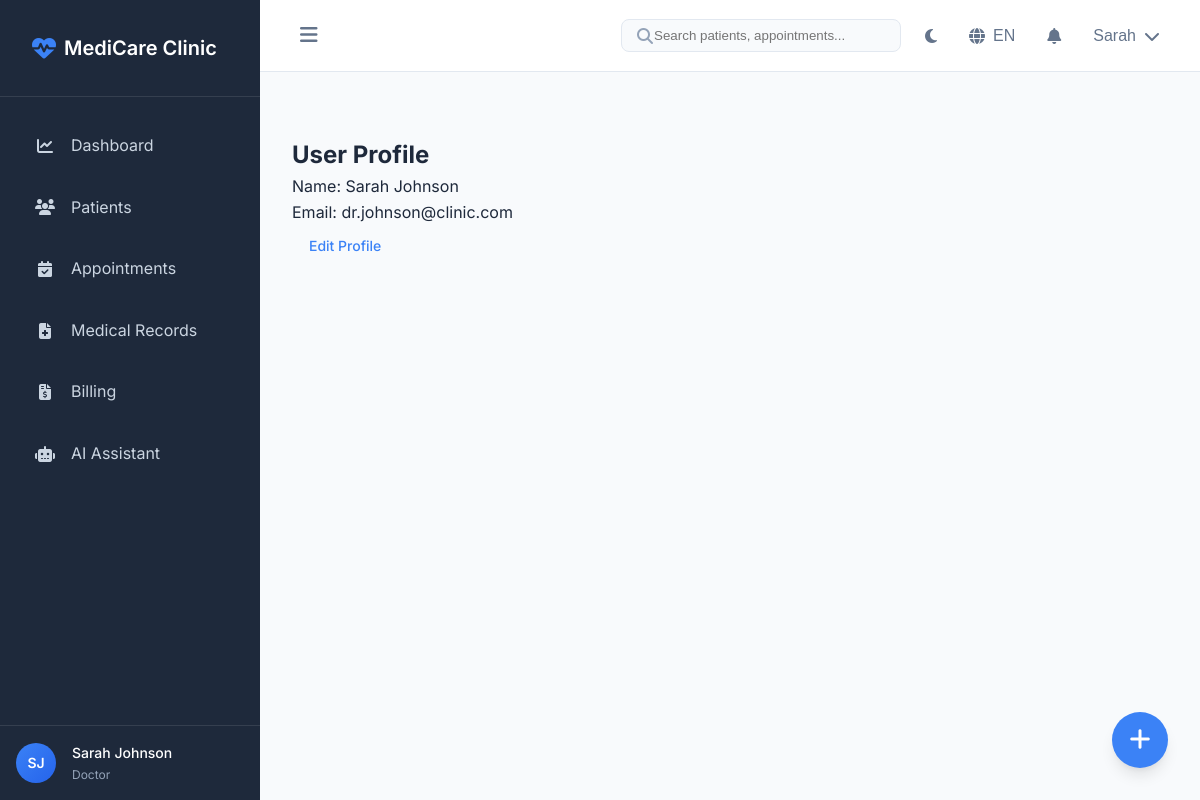
The page /auth/profile (signed in) on the database its author committed.
### models.py (models this page shows, shortened)
class User(UserMixin, db.Model):
    __tablename__ = 'users'
    id = db.Column(db.Integer, primary_key=True)
    uuid = db.Column(db.String(36), unique=True, default=lambda: str(uuid.uuid4()))
    email = db.Column(db.String(120), unique=True, nullable=False, index=True)
    password_hash = db.Column(db.String(256), nullable=False)
    first_name = db.Column(db.String(50), nullable=False)
    last_name = db.Column(db.String(50), nullable=False)
    phone = db.Column(db.String(20))
    role = db.Column(db.String(20), nullable=False, default='doctor')  # admin, doctor, receptionist, accountant
    specialization = db.Column(db.String(100))  # For doctors
    license_number = db.Column(db.String(50))  # Medical license
    is_active = db.Column(db.Boolean, default=True)
    last_login = db.Column(db.DateTime)
    created_at = db.Column(db.DateTime, default=datetime.utcnow)
    updated_at = db.Column(db.DateTime, default=datetime.utcnow, onupdate=datetime.utcnow)
    doctor_appointments = db.relationship(
        'Appointment',
        foreign_keys='Appointment.doctor_id',
        backref='doctor',
        lazy='dynamic'
    )
    created_appointments = db.relationship(
        'Appointment',
        foreign_keys='Appointment.created_by',
        backref='creator',
        lazy='dynamic'
    )
    prescriptions = db.relationship(
        'Prescription',
        foreign_keys='Prescription.doctor_id',
        backref='doctor',
        lazy='dynamic'
    )
    medical_records = db.relationship(
        'MedicalRecord',
        foreign_keys='MedicalRecord.doctor_id',
        backref='doctor',
        lazy='dynamic'
    )
    audit_logs = db.relationship(
        'AuditLog',
        foreign_keys='AuditLog.user_id',
        backref='user',
        lazy='dynamic'
    )
    ordered_lab_tests = db.relationship(
        'LabTest',
        foreign_keys='LabTest.ordered_by',
        backref='ordered_by_doctor',
        lazy='dynamic'
    )
    recorded_vital_signs = db.relationship(
        'VitalSigns',
        foreign_keys='VitalSigns.recorded_by',
        backref='recorded_by_user',
        lazy='dynamic'
    )
    uploaded_documents = db.relationship(
        'PatientDocument',
        foreign_keys='PatientDocument.uploaded_by',
        backref='uploaded_by_user',
        lazy='dynamic'
    )
    created_invoices = db.relationship(
        'Invoice',
        foreign_keys='Invoice.created_by',
        backref='creator',
        lazy='dynamic'
    )
    recorded_payments = db.relationship(
        'Payment',
        foreign_keys='Payment.recorded_by',
        backref='recorded_by_user',
        lazy='dynamic'
    )
    notifications = db.relationship(
        'Notification',
        foreign_keys='Notification.user_id',
        backref='recipient',
        lazy='dynamic'
    )
    assigned_tasks = db.relationship(
        'Task',
        foreign_keys='Task.assigned_to',
        backref='assignee',
        lazy='dynamic'
    )
    created_tasks = db.relationship(
        'Task',
        foreign_keys='Task.assigned_by',
        backref='assigner',
        lazy='dynamic'
    )
    def get_full_name(self):
        return f"{self.first_name} {self.last_name}"
    def is_admin(self):
        return self.role == 'admin'

### routes/auth.py (the view)
@auth_bp.route('/profile')
@login_required
def profile():
    return render_template('auth/profile.html', title='My Profile')

### app.py (called while the page is built)
@login_manager.user_loader
def load_user(user_id):
    from models import User
    return User.query.get(int(user_id))

### templates/auth/profile.html
{% extends "base.html" %}
{% block content %}
<div class="card">
    <h2>User Profile</h2>
    <p>Name: {{ current_user.get_full_name() }}</p>
    <p>Email: {{ current_user.email }}</p>
    <a href="{{ url_for('auth.edit_profile') }}" class="btn">Edit Profile</a>
</div>
{% endblock %}

### templates/base.html (shortened to what this page needs)
<!DOCTYPE html>
<html lang="{{ session.get('language', 'en') }}" data-theme="{{ session.get('theme', 'light') }}">
<head>
    <link rel="stylesheet" href="https://cdnjs.cloudflare.com/ajax/libs/font-awesome/6.4.0/css/all.min.css">
    <link href='https://cdn.jsdelivr.net/npm/fullcalendar@6.1.8/main.min.css' rel='stylesheet' />
    <link rel="stylesheet" href="{{ url_for('static', filename='css/style.css') }}">
</head>
<body>
    {% if current_user.is_authenticated %}
    <aside class="sidebar" id="sidebar">
        <div class="sidebar-header">
            <a href="{{ url_for('dashboard.index') }}" class="logo">
                <i class="fas fa-heart-pulse"></i>
                <span>{{ config.CLINIC_NAME }}</span>
            </a>
        </div>
        <nav class="sidebar-nav">
            <ul>
                <li class="{% if request.endpoint and request.endpoint.startswith('dashboard') %}active{% endif %}">
                    <a href="{{ url_for('dashboard.index') }}">
                        <i class="fas fa-chart-line"></i>
                        <span>Dashboard</span>
                    </a>
                </li>
                <li class="{% if request.endpoint and request.endpoint.startswith('patients') %}active{% endif %}">
                    <a href="{{ url_for('patients.index') }}">
                        <i class="fas fa-users"></i>
                        <span>Patients</span>
                    </a>
                </li>
                <li class="{% if request.endpoint and request.endpoint.startswith('appointments') %}active{% endif %}">
                    <a href="{{ url_for('appointments.index') }}">
                        <i class="fas fa-calendar-check"></i>
                        <span>Appointments</span>
                    </a>
                </li>
                <li class="{% if request.endpoint and request.endpoint.startswith('medical') %}active{% endif %}">
                    <a href="{{ url_for('medical.list_records') }}">
                        <i class="fas fa-file-medical"></i>
                        <span>Medical Records</span>
                    </a>
                </li>
                <li class="{% if request.endpoint and request.endpoint.startswith('billing') %}active{% endif %}">
                    <a href="{{ url_for('billing.list_invoices') }}">
                        <i class="fas fa-file-invoice-dollar"></i>
                        <span>Billing</span>
                    </a>
                </li>
                <li class="{% if request.endpoint and request.endpoint.startswith('chatbot') %}active{% endif %}">
                    <a href="{{ url_for('chatbot.index') }}">
                        <i class="fas fa-robot"></i>
                        <span>AI Assistant</span>
                    </a>
                </li>
            </ul>
        </nav>
        <div class="sidebar-footer">
            <div class="user-info">
                <div class="user-avatar">
                    {{ current_user.first_name[0] }}{{ current_user.last_name[0] }}
                </div>
                <div class="user-details">
                    <span class="user-name">{{ current_user.get_full_name() }}</span>
                    <span class="user-role">{{ current_user.role|title }}</span>
                </div>
            </div>
        </div>
    </aside>
    <main class="main-content">
        <header class="top-nav">
            <button class="sidebar-toggle" id="sidebarToggle">
                <i class="fas fa-bars"></i>
            </button>
            <div class="nav-actions">
                <div class="search-box">
                    <i class="fas fa-search"></i>
                    <input type="text" placeholder="Search patients, appointments..." id="globalSearch">
                </div>
                <button class="theme-toggle" id="themeToggle" title="Toggle theme">
                    <i class="fas fa-sun"></i>
                </button>
                <div class="language-selector">
                    <button class="lang-btn" id="langToggle">
                        <i class="fas fa-globe"></i>
                        <span>{{ session.get('language', 'en')|upper }}</span>
                    </button>
                </div>
                <div class="notifications-dropdown">
                    <button class="notifications-btn" id="notificationsToggle">
                        <i class="fas fa-bell"></i>
                    </button>
                </div>
                <div class="user-dropdown">
                    <button class="user-menu-btn" id="userMenuToggle">
                        <span>{{ current_user.first_name }}</span>
                        <i class="fas fa-chevron-down"></i>
                    </button>
                </div>
            </div>
        </header>
        <div class="page-content">
            {% block content %}{% endblock %}
        </div>
    </main>
    <div class="fab-container">
        <button class="fab-btn" id="fabToggle">
            <i class="fas fa-plus"></i>
        </button>
    </div>
    {% else %}
    <main class="public-content">
        {% block public_content %}{% endblock %}
    </main>
    {% endif %}
</body>
</html>

### rows shown on the page
User: first_name "S", last_name "J", get_full_name "Sarah Johnson", role "Doctor", first_name "Sarah", email "dr.johnson@clinic.com"

### other values the page prints
{{ config.CLINIC_NAME }} "MediCare Clinic"
{{ session.get('language', 'en')|upper }} "EN"
